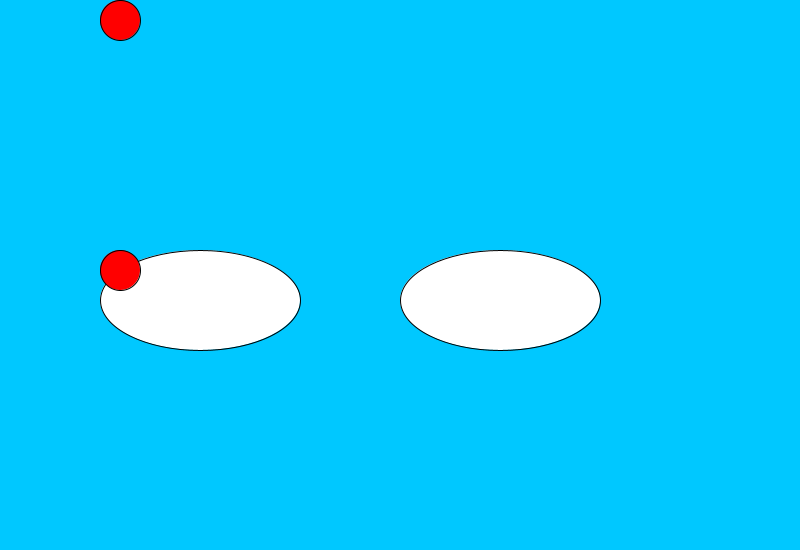
Frame 1 (no input)
Frame 60 (the mouse pressed at the canvas centre just before this capture): identical to frame 1, image omitted
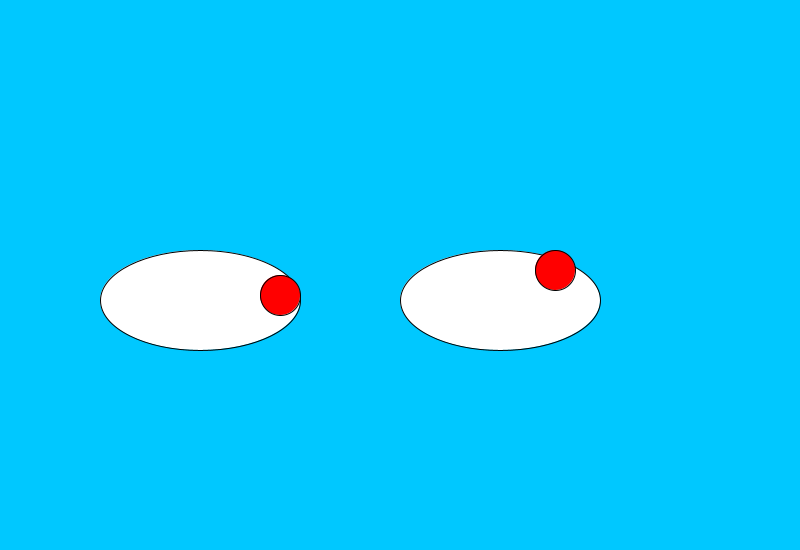
Frame 120 (the mouse held since frame 60 and released just before this capture)

The Processing sketch that drew these frames (run headless with seeded random() and noise(); from frame 60 on, the mouse is pressed at the canvas centre):

// Processing sketch: sketch_170120b
// ── sketch_170120b.pde
void setup(){
size(800,550);
ellipseMode(LEFT);
}
  void draw(){
background(0,200,255);
    ellipse(100,250,200,100);
    ellipse(400,250,200,100);
fill(255,0,0);
if(mouseX<100){
mouseX=100;
}
if(mouseX>260){
mouseX=260;
}
ellipse(mouseX,mouseY,40,40);

ellipse(mouseX+mouseY,250,40,40);
if(mouseY>300){
mouseY=300;
}
if(mouseY>280){
mouseY=280;
}
fill(255,255,255);

}
